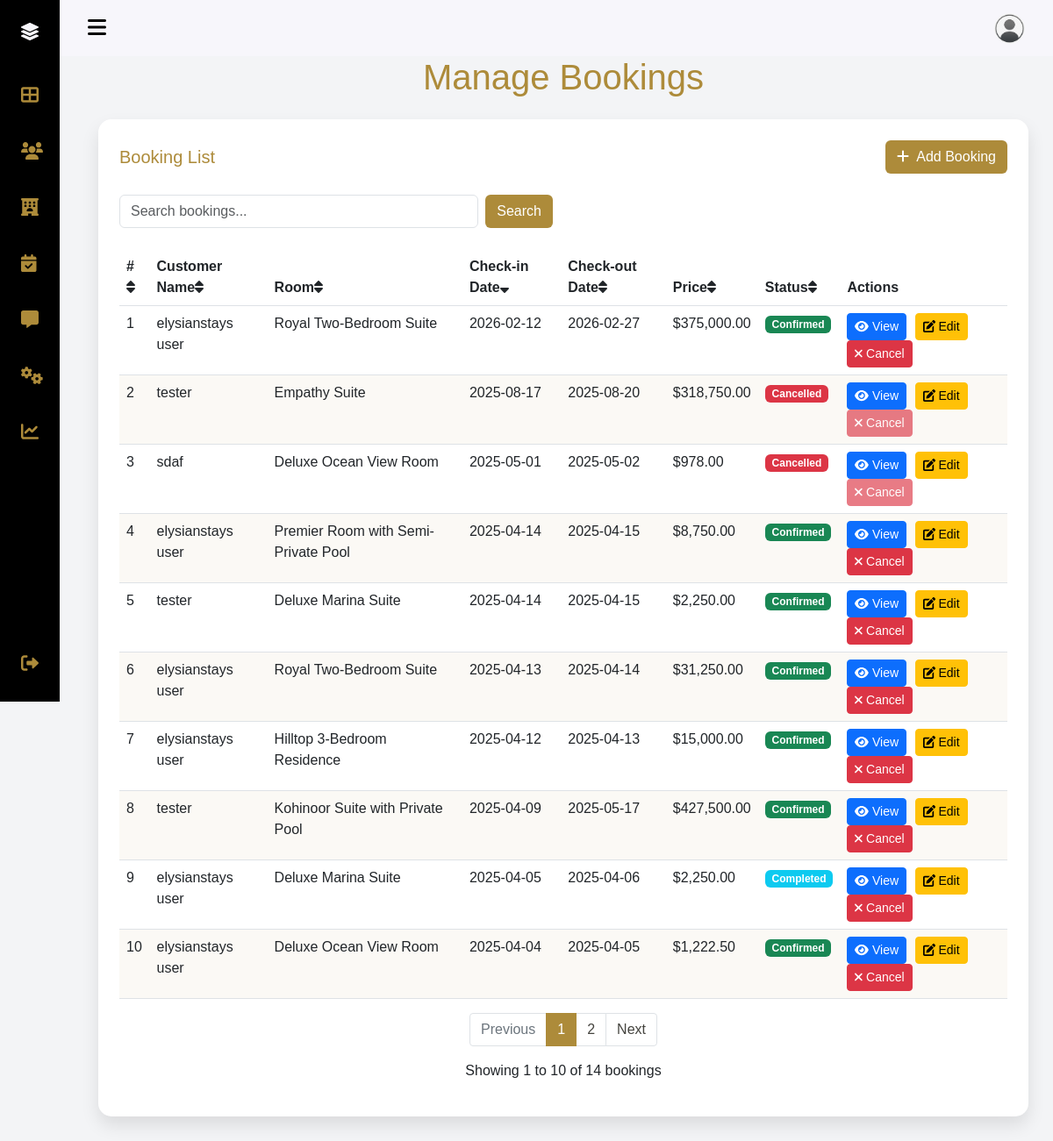
The app's page /admin/manage-bookings.php (signed in) with its own data.
### tables this page shows
CREATE TABLE `bookings` (
  `id` int NOT NULL,
  `hotel_id` int NOT NULL,
  `room_id` int NOT NULL,
  `guest_name` varchar(100) NOT NULL,
  `guest_email` varchar(100) NOT NULL,
  `guest_phone` varchar(20) NOT NULL,
  `check_in_date` date NOT NULL,
  `check_out_date` date NOT NULL,
  `total_price` decimal(10,2) NOT NULL,
  `status` enum('pending','confirmed','cancelled','completed') NOT NULL DEFAULT 'pending',
  `created_at` timestamp NULL DEFAULT CURRENT_TIMESTAMP
);

CREATE TABLE `rooms` (
  `id` int NOT NULL,
  `hotel_id` int NOT NULL,
  `name` varchar(255) NOT NULL,
  `description` text NOT NULL,
  `image` varchar(255) NOT NULL,
  `price` decimal(10,2) NOT NULL,
  `capacity` int NOT NULL DEFAULT '2',
  `status` enum('available','booked') NOT NULL DEFAULT 'available'
);

### admin/manage-bookings.php (the view, shortened to what this page needs)
<?php
require("header.php");
$page = isset($_GET['page']) ? (int)$_GET['page'] : 1;
$per_page = 10;
$offset = ($page - 1) * $per_page;
$search = isset($_GET['search']) ? htmlspecialchars($_GET['search']) : '';
$sort_by = isset($_GET['sort_by']) ? htmlspecialchars($_GET['sort_by']) : 'check_in_date';
$sort_order = isset($_GET['sort_order']) ? htmlspecialchars($_GET['sort_order']) : 'desc';
$count_sql = "SELECT COUNT(*) as total FROM bookings b
              JOIN rooms r ON b.room_id = r.id
              JOIN hotels h ON b.hotel_id = h.id";
$sql = "SELECT b.id, b.guest_name, b.guest_email, b.guest_phone,
               r.name as room_name, h.name as hotel_name,
               b.check_in_date, b.check_out_date, b.status, b.total_price,
               b.created_at, b.hotel_id, b.room_id
        FROM bookings b
        JOIN rooms r ON b.room_id = r.id
        JOIN hotels h ON b.hotel_id = h.id";
$sql .= " ORDER BY $sort_by $sort_order";
$sql .= " LIMIT $per_page OFFSET $offset";
if (!empty($search)) {
    $count_stmt = $conn->prepare($count_sql);
    $count_stmt->bind_param("ssssss", $search_param, $search_param, $search_param, $search_param, $search_param, $search_param);
    $count_stmt->execute();
    $count_result = $count_stmt->get_result();
    $count_row = $count_result->fetch_assoc();
    $total_bookings = $count_row['total'];
    $count_stmt->close();
} else {
    $count_result = $conn->query($count_sql);
    $count_row = $count_result->fetch_assoc();
    $total_bookings = $count_row['total'];
}
$total_pages = ceil($total_bookings / $per_page);
$bookings = [];
if (!empty($search)) {
    $stmt = $conn->prepare($sql);
    $stmt->bind_param("ssssss", $search_param, $search_param, $search_param, $search_param, $search_param, $search_param);
    $stmt->execute();
    $result = $stmt->get_result();
    if ($result->num_rows > 0) {
        while ($row = $result->fetch_assoc()) {
            $bookings[] = $row;
        }
    }
    $stmt->close();
} else {
    $result = $conn->query($sql);
    if ($result->num_rows > 0) {
        while ($row = $result->fetch_assoc()) {
            $bookings[] = $row;
        }
    }
}
function getSortUrl($column, $current_sort_by, $current_sort_order) {
    $new_sort_order = ($current_sort_by === $column && $current_sort_order === 'asc') ? 'desc' : 'asc';
    $params = $_GET;
    $params['sort_by'] = $column;
    $params['sort_order'] = $new_sort_order;
    return '?' . http_build_query($params);
}
function getSortIcon($column, $current_sort_by, $current_sort_order) {
    if ($current_sort_by !== $column) {
        return '<i class="fas fa-sort"></i>';
    }
    return ($current_sort_order === 'asc') ? '<i class="fas fa-sort-up"></i>' : '<i class="fas fa-sort-down"></i>';
}
?>
<div class="container my-5 animate__animated animate__fadeIn">
    <h1 class="text-center mb-4" style="color: var(--primary-color);">Manage Bookings</h1>
    <div class="main-content p-4">
        <div class="d-flex justify-content-between align-items-center mb-4">
            <h5 class="m-0" style="color: var(--primary-color);">Booking List</h5>
            <button type="button" class="btn btn-theme" data-bs-toggle="modal" data-bs-target="#addBookingModal">
                <i class="fas fa-plus me-2"></i>Add Booking
            </button>
        </div>
        <div class="row mb-4">
            <div class="col-md-6">
                <form action="" method="GET" class="d-flex">
                    <input type="text" name="search" class="form-control me-2" placeholder="Search bookings..." value="<?php echo $search; ?>">
                    <button type="submit" class="btn btn-theme">Search</button>
                </form>
            </div>
            <div class="col-md-6 text-end">
            </div>
        </div>
        <div class="table-responsive">
            <table class="table table-hover bookings-table">
                <thead>
                    <tr>
                        <th><a href="<?php echo getSortUrl('id', $sort_by, $sort_order); ?>" class="text-decoration-none text-dark">#<?php echo getSortIcon('id', $sort_by, $sort_order); ?></a></th>
                        <th><a href="<?php echo getSortUrl('guest_name', $sort_by, $sort_order); ?>" class="text-decoration-none text-dark">Customer Name<?php echo getSortIcon('guest_name', $sort_by, $sort_order); ?></a></th>
                        <th><a href="<?php echo getSortUrl('room_name', $sort_by, $sort_order); ?>" class="text-decoration-none text-dark">Room<?php echo getSortIcon('room_name', $sort_by, $sort_order); ?></a></th>
                        <th><a href="<?php echo getSortUrl('check_in_date', $sort_by, $sort_order); ?>" class="text-decoration-none text-dark">Check-in Date<?php echo getSortIcon('check_in_date', $sort_by, $sort_order); ?></a></th>
                        <th><a href="<?php echo getSortUrl('check_out_date', $sort_by, $sort_order); ?>" class="text-decoration-none text-dark">Check-out Date<?php echo getSortIcon('check_out_date', $sort_by, $sort_order); ?></a></th>
                        <th><a href="<?php echo getSortUrl('total_price', $sort_by, $sort_order); ?>" class="text-decoration-none text-dark">Price<?php echo getSortIcon('total_price', $sort_by, $sort_order); ?></a></th>
                        <th><a href="<?php echo getSortUrl('status', $sort_by, $sort_order); ?>" class="text-decoration-none text-dark">Status<?php echo getSortIcon('status', $sort_by, $sort_order); ?></a></th>
                        <th>Actions</th>
                    </tr>
                </thead>
                <tbody>
                    <?php if (empty($bookings)): ?>
                        <tr>
                            <td colspan="8" class="text-center">No bookings found</td>
                        </tr>
                    <?php else: ?>
                        <?php foreach ($bookings as $index => $booking): ?>
                            <tr>
                                <td><?php echo (($page - 1) * $per_page) + $index + 1; ?></td>
                                <td><?php echo htmlspecialchars($booking['guest_name']); ?></td>
                                <td><?php echo htmlspecialchars($booking['room_name']); ?></td>
                                <td><?php echo htmlspecialchars($booking['check_in_date']); ?></td>
                                <td><?php echo htmlspecialchars($booking['check_out_date']); ?></td>
                                <td>$<?php echo number_format($booking['total_price'], 2); ?></td>
                                <td>
                                    <span class="badge bg-<?php
                                        echo ($booking['status'] == 'confirmed') ? 'success' :
                                            (($booking['status'] == 'pending') ? 'warning' :
                                             (($booking['status'] == 'completed') ? 'info' : 'danger'));
                                    ?>">
                                        <?php echo ucfirst($booking['status']); ?>
                                    </span>
                                </td>
                                <td class="action-buttons">
                                    <button class="btn btn-sm btn-primary view-booking"
                                            title="View Booking"
                                            data-booking-id="<?php echo $booking['id']; ?>">
                                        <i class="fa fa-eye"></i><span class="d-none d-md-inline"> View</span>
                                    </button>
                                    <button class="btn btn-sm btn-warning edit-booking"
                                            title="Edit Booking"
                                            data-bs-toggle="modal"
                                            data-bs-target="#editBookingModal"
                                            data-booking-id="<?php echo $booking['id']; ?>"
                                            data-guest-name="<?php echo htmlspecialchars($booking['guest_name']); ?>"
                                            data-room-type="<?php echo $booking['room_name']; ?>"
                                            data-check-in="<?php echo $booking['check_in_date']; ?>"
                                            data-check-out="<?php echo $booking['check_out_date']; ?>"
                                            data-status="<?php echo $booking['status']; ?>">
                                        <i class="fa fa-edit"></i><span class="d-none d-md-inline"> Edit</span>
                                    </button>
                                    <form method="post" class="d-inline cancel-booking-form">
                                        <button type="submit" name="cancel_booking" class="btn btn-sm btn-danger"
                                                title="Cancel Booking"
                                                onclick="return confirm('Are you sure you want to cancel this booking?');"
                                                <?php echo ($booking['status'] == 'cancelled') ? 'disabled' : ''; ?>>
                                            <i class="fa fa-times"></i><span class="d-none d-md-inline"> Cancel</span>
                                        </button>
                                    </form>
                                </td>
                            </tr>
                        <?php endforeach; ?>
                    <?php endif; ?>
                </tbody>
            </table>
        </div>
        <?php if($total_pages > 1): ?>
            <nav aria-label="Booking pagination">
                <ul class="pagination justify-content-center">
                    <li class="page-item <?php echo ($page <= 1) ? 'disabled' : ''; ?>">
                        <a class="page-link" href="?page=<?php echo $page-1; ?>&search=<?php echo $search; ?>&sort_by=<?php echo $sort_by; ?>&sort_order=<?php echo $sort_order; ?>">Previous</a>
                    </li>
                    <?php for($i = 1; $i <= $total_pages; $i++): ?>
                        <li class="page-item <?php echo ($page == $i) ? 'active' : ''; ?>">
                            <a class="page-link" href="?page=<?php echo $i; ?>&search=<?php echo $search; ?>&sort_by=<?php echo $sort_by; ?>&sort_order=<?php echo $sort_order; ?>"><?php echo $i; ?></a>
                        </li>
                    <?php endfor; ?>
                    <li class="page-item <?php echo ($page >= $total_pages) ? 'disabled' : ''; ?>">
                        <a class="page-link" href="?page=<?php echo $page+1; ?>&search=<?php echo $search; ?>&sort_by=<?php echo $sort_by; ?>&sort_order=<?php echo $sort_order; ?>">Next</a>
                    </li>
                </ul>
            </nav>
        <?php endif; ?>
        <div class="mt-3 text-center">
            <p>Showing <?php echo min(($page - 1) * $per_page + 1, $total_bookings); ?> to <?php echo min($page * $per_page, $total_bookings); ?> of <?php echo $total_bookings; ?> bookings</p>
        </div>
    </div>
</div>
<?php require("footer.php"); ?>

### admin/css/index.css (style rules this page uses)
:root { --primary-color: #ad8b3a; --secondary-color: #45443F; --accent-light: #ffffff; --accent-dark: #000000; --bg-light: #f9f9f9; --bg-dark: #f3f4f6; }
body { background-color: var(--bg-dark); font-family: 'Arial', sans-serif; padding-top: 20px; }
.pagination { display: flex; padding-left: 0; list-style: none; }
.pagination .page-item .page-link { color: var(--secondary-color); background-color: var(--accent-light); border: 1px solid #dee2e6; transition: all 0.3s ease; }
.pagination .page-item.active .page-link { background-color: #ad8b3a; border-color: #ad8b3a; color: var(--accent-light); }
.pagination .page-item.disabled .page-link { color: #6c757d; pointer-events: none; background-color: var(--accent-light); border-color: #dee2e6; }
.pagination .page-item:first-child .page-link { border-top-left-radius: 0.25rem; border-bottom-left-radius: 0.25rem; }
.pagination .page-item:last-child .page-link { border-top-right-radius: 0.25rem; border-bottom-right-radius: 0.25rem; }

### admin/css/manage-hotels.css (style rules this page uses)
:root { --primary-color: #ad8b3a; --secondary-color: #45443F; --accent-light: #ffffff; --accent-dark: #000000; --bg-light: #f8f9fa; }
.btn-theme { background-color: var(--primary-color); color: var(--accent-light); transition: all 0.3s ease; }

### admin/css/manage-bookings.css (style rules this page uses)
:root { --primary-color: #ad8b3a; --secondary-color: #45443F; --accent-light: #ffffff; --accent-dark: #000000; --bg-light: #f8f9fa; }
.main-content { background-color: var(--accent-light); border-radius: 15px; box-shadow: 0 10px 20px rgba(0, 0, 0, 0.1); animation: fadeInUp 1s; }
.btn-theme { background-color: var(--primary-color); color: var(--accent-light); transition: all 0.3s ease; }
.bookings-table { border-collapse: separate; border-spacing: 0; }
.bookings-table tbody tr { animation: fadeIn 0.5s ease-in-out; transition: background-color 0.3s ease; }
.bookings-table tbody tr:nth-child(even) { background-color: rgba(173, 139, 58, 0.05); }
.action-buttons .btn { margin-right: 5px; }

### admin/css/platform-settings.css (style rules this page uses)
.btn-theme { background-color: #ad8b3a; color: #ffffff; transition: all 0.3s ease; }

### admin/css/revenue-analytics.css (style rules this page uses)
:root { --primary-color: #ad8b3a; --secondary-color: #45443F; --accent-light: #ffffff; --accent-dark: #000000; --bg-light: #f7f7f7; --card-shadow: 0px 4px 15px rgba(0, 0, 0, 0.1); --card-hover-shadow: 0px 8px 20px rgba(0, 0, 0, 0.2); --transition-speed: 0.3s; }

### admin/css/feedback.css (style rules this page uses)
:root { --hotel-primary: #ad8b3a; --hotel-secondary: #45443F; --hotel-dark: #000; --hotel-light: #fff; }

### admin/header.php (style rules this page uses)
:root { --sidebar-header-height: 3rem; --sidebar-nav-width: 68px; --sidebar-bg-color: #000000; --sidebar-highlight-color: #ad8b3a; --sidebar-text-color: #F7F6FB; --sidebar-font-size: 1rem; --sidebar-z-index: 100; --transition-speed: 0.3s; }
* { box-sizing: border-box; }
body { margin: var(--sidebar-header-height) 0 0 0; padding: 0 1rem; font-size: var(--sidebar-font-size); transition: var(--transition-speed); }
a { text-decoration: none; }
@media screen and (min-width: 768px) { body { margin: calc(var(--sidebar-header-height) + 1rem) 0 0 0; padding-left: calc(var(--sidebar-nav-width) + 2rem); } }

### records on screen
bookings: index "1", guest_name "elysianstays user", room.name "Royal Two-Bedroom Suite", check_in_date "2026-02-12", check_out_date "2026-02-27", total_price "375,000.00", status "Confirmed"
bookings: index "2", guest_name "tester", room.name "Empathy Suite", check_in_date "2025-08-17", check_out_date "2025-08-20", total_price "318,750.00", status "Cancelled"
bookings: index "3", guest_name "sdaf", room.name "Deluxe Ocean View Room", check_in_date "2025-05-01", check_out_date "2025-05-02", total_price "978.00", status "Cancelled"
bookings: index "4", guest_name "elysianstays user", room.name "Premier Room with Semi-Private Pool", check_in_date "2025-04-14", check_out_date "2025-04-15", total_price "8,750.00", status "Confirmed"
bookings: index "5", guest_name "tester", room.name "Deluxe Marina Suite", check_in_date "2025-04-14", check_out_date "2025-04-15", total_price "2,250.00", status "Confirmed"
bookings: index "6", guest_name "elysianstays user", room.name "Royal Two-Bedroom Suite", check_in_date "2025-04-13", check_out_date "2025-04-14", total_price "31,250.00", status "Confirmed"
bookings: index "7", guest_name "elysianstays user", room.name "Hilltop 3-Bedroom Residence", check_in_date "2025-04-12", check_out_date "2025-04-13", total_price "15,000.00", status "Confirmed"
bookings: index "8", guest_name "tester", room.name "Kohinoor Suite with Private Pool", check_in_date "2025-04-09", check_out_date "2025-05-17", total_price "427,500.00", status "Confirmed"
bookings: index "9", guest_name "elysianstays user", room.name "Deluxe Marina Suite", check_in_date "2025-04-05", check_out_date "2025-04-06", total_price "2,250.00", status "Completed"
bookings: index "10", guest_name "elysianstays user", room.name "Deluxe Ocean View Room", check_in_date "2025-04-04", check_out_date "2025-04-05", total_price "1,222.50", status "Confirmed"

### other values on screen
min(($page - 1) * $per_page + 1, $total_bookings) "1"
min($page * $per_page, $total_bookings) "10"
$total_bookings "14"
